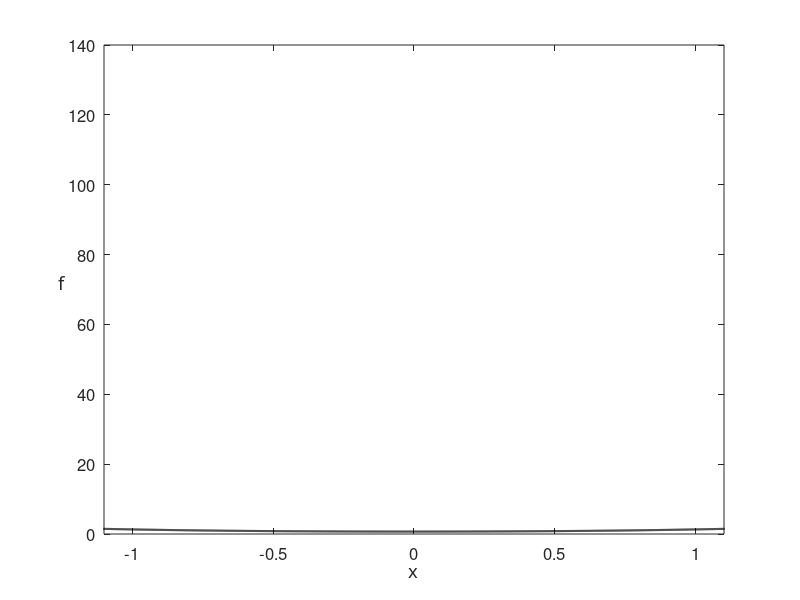

Source code (MATLAB): (Note: this script raises an error after producing the figure.)
function convex_newt_surrogate()
% convex_newt_surrogate.m is a toy wrapper to illustrate the path
% taken by Newton's method.  The steps are evaluated 
% at the objective, and then plotted.  For the first 5 iterations the
% quadratic surrogate used to transition from point to point is also plotted.
% The plotted points on the objective turn from green to red as the 
% algorithm converges (or reaches a maximum iteration count, preset to 50).
% The (convex) function here is
%
% f(x) = log(1 + exp(x^2))
%
% This file pairs with chapter 2 of the textbook "Machine Learning Refined" published by Cambridge University Press

%%% create function, choose initial point, to perform hessian descent on %%%
range = 1.1;    % symmetric range over which to plot the function
[a,b] = make_fun(range);
x0 = choose_starter(a,b,range);
disp(['You picked starting point x0 = ',num2str(x0)])

%%% perform newton's method %%%
[x,in,out] = newtons_method(x0);

%%% plot function with hessian descent objective evaluations %%%
plot_it_all(in,out,range)

% performs newton's method
function [x,in,out] = newtons_method(x)

    % initializations
    grad_stop = 10^-3;
    max_its = 50;
    iter = 1;
    grad_eval = 1;
    in = [x];
    out = [obj(x)];
    
    % main loop
    while abs(grad_eval) > grad_stop && iter <= max_its
        % take gradient step
        grad_eval = grad(x);
        hess_eval = hess(x);
        x = x - grad_eval/hess_eval;
        
        % update containers
        in = [in x];
        out = [out log(1 + exp(x^2))];

        % update stopers
        iter = iter + 1;
    end   
end

% evaluate the objective
function z = obj(y)
    z = log(1 + exp(y^2));
end 

% evaluate the gradient
function z = grad(y)
    z = (2*exp(y^2)*y)/(exp(y^2) + 1);
end 

% evaluate the hessian
function z = hess(y)
    z = (2*exp(y^2)*(2*y^2 + exp(y^2) + 1))/(exp(y^2) + 1)^2;
end 
       
% evaluate surrogate
function z = surrogate(y,x)
    z = obj(y) + grad(y)*(x - y) + 1/2*hess(y)*(x - y).^2;
end

% plot evaluation of descent steps 
function plot_steps(in,out)
    
    % colors for points
    s = (1/length(out):1/length(out):1)';
    colorspec = [s.^(1),flipud(s), zeros(length(out),1)];
    
    % plot initial point
    hold on
    plot(in(1),out(1),'o','Color',colorspec(1,:),'MarkerFaceColor',colorspec(1,:),'MarkerSize',6)
    u = text(in(1),out(1),num2str(0),'VerticalAlignment','bottom','HorizontalAlignment','right','FontSize',15);
    
    % plot first surrogate
    s_range = 0.5;
    s = in(2) - s_range:0.01:in(2) + s_range;
    t = surrogate(in(1),s);
    h = plot(s,t,'--','Color','m');
    
    for i = 1:length(out) - 1
            if i < 5
                pause(1.5)

                % plot point 
                hold on
                plot(in(i+1),out(i+1),'o','Color',colorspec(i,:),'MarkerFaceColor',colorspec(i,:),'MarkerSize',7)
               
                % plot iter number
                hold on
                delete(u)
                u = text(in(i+1),out(i+1),num2str(i),'VerticalAlignment','bottom','HorizontalAlignment','right','FontSize',15);
                
                % plot surrogate
                if i < length(out) - 2
                    pause(0.5)
                    delete(h)
                    s_range = 0.5;
                    s = in(i+2) - s_range:0.01:in(i+2) + s_range;
                    t = surrogate(in(i+1),s);
                    hold on
                    pause(0.5)
                    h = plot(s,t,'--','Color','m');
                end
                
            end
        if i > 5 && i < 15 % just plot point so things don't get too cluttered
            pause(0.3)
            
            % show connector on obj function
            hold on
            plot([in(i),in(i + 1)],[out(i),out(i + 1)],'--','Color','b')

            % plot point
            hold on
            plot(in(i+1),out(i+1),'o','Color',colorspec(i,:),'MarkerFaceColor',colorspec(i,:),'MarkerSize',7)
        end
        if i >= 15 % just plot point so things don't get too cluttered
            pause(0.1)
            
            % show connector on obj function
            hold on
            plot([in(i),in(i + 1)],[out(i),out(i + 1)],'--','Color','b')
            
            % plot point
            plot(in(i+1),out(i+1),'o','Color',colorspec(i,:),'MarkerFaceColor',colorspec(i,:),'MarkerSize',7)
        end 
        if i == length(out) - 1
            hold on
            delete(u)
            u = text(in(i+1),out(i+1),num2str(i),'VerticalAlignment','bottom','HorizontalAlignment','right','FontSize',15);
        end
    end
end

% makes desired function over -range*10 to range*10
function [a,b] = make_fun(range)
    a = [-range*10:0.001:range*10];
    b = log(1 + exp(a.^2));
end

% plots everything
function plot_it_all(in,out,range)
    % plot function first
    plot(a,b,'k','LineWidth',1.5)

    % adjust window for best visualization,remove possible infinity values
    % obtained from too big of learning rate grad descent steps
    ind = isnan(in);
    in(ind) = [];
    out(ind) = [];
    ind = isinf(out);
    in(ind) = [];
    out(ind) = [];
    axis([min([-range,in]) max([range,in]) (min(out) - 0.1) (max(out) + 0.1)])
    box on
    xlabel('x','Fontsize',18,'FontName','cmmi9')
    ylabel('f','Fontsize',18,'FontName','cmmi9')
    set(get(gca,'YLabel'),'Rotation',0)
    set(gcf,'color','w');
    set(gca,'FontSize',12);

    % plot grad descent steps evaluated at the objective
    plot_steps(in,out)
end

% allows selection of initial point
function z = choose_starter(a,b,r)
    % make window for point picking
    plot(a,b,'k','LineWidth',1.5)
    axis([-r r log(2) log(1 + exp(1))])
    title('Pick starting point!')
    box on
    xlabel('x','Fontsize',18,'FontName','cmmi9')
    ylabel('f','Fontsize',18,'FontName','cmmi9')
    set(get(gca,'YLabel'),'Rotation',0)
    set(gcf,'color','w');
    set(gca,'FontSize',12);

    % pick a point
    [z,w]=ginput(1);
    close gcf
end
end
